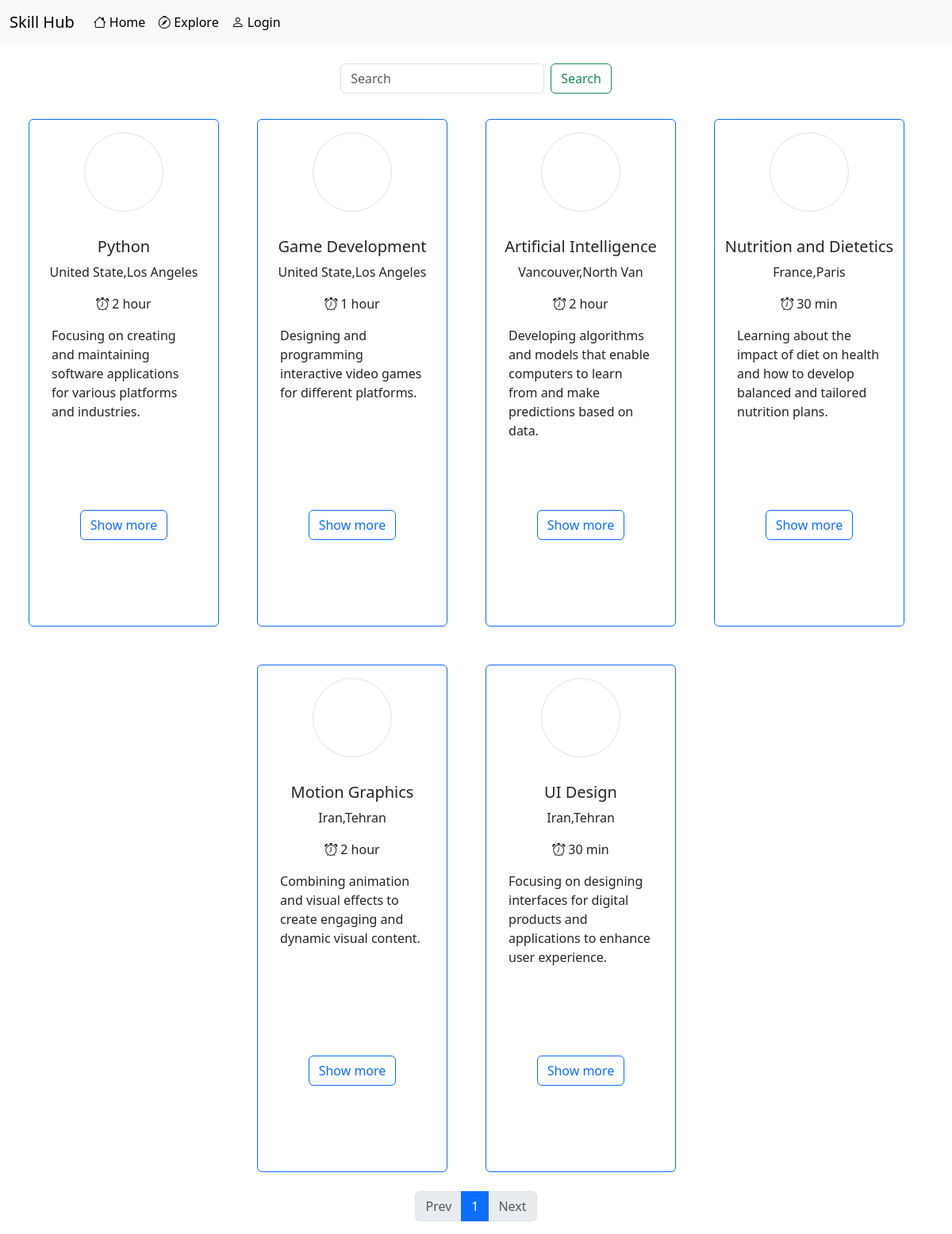
/skills/explore/, run on the app's committed database.
### skills/models.py (models this page shows, shortened)
class Skills(models.Model):
    user = models.ForeignKey(User, on_delete=models.CASCADE)
    category = models.ForeignKey('SkillsCategory', on_delete=models.CASCADE)
    title = models.CharField(max_length=100)
    time = models.ForeignKey('SkillsTime', on_delete=models.CASCADE)
    description = models.TextField()
    create = models.DateTimeField(auto_now_add=True, null=True)
    like = models.ManyToManyField(User, related_name='skills_like',null=True,blank=True)
    rating = models.ManyToManyField('Rate',related_name='skills_rating',null=True,blank=True)

class SkillsTime(models.Model):
    time = models.CharField(max_length=100)
    def __str__(self):
        return self.time

### account/models.py (models this page shows, shortened)
class Profile(models.Model):
    user = models.OneToOneField(User, on_delete=models.CASCADE, related_name='profile_user')
    phone = models.IntegerField(null=True)
    first_name = models.CharField(max_length=100, null=True)
    last_name = models.CharField(max_length=100, null=True)
    country = models.CharField(max_length=100, null=True)
    city = models.CharField(max_length=100, null=True)
    address = models.CharField(max_length=100, null=True)
    image = models.ImageField(upload_to='media/owner_profile/', default='media/default_images/avatar.png')

### skills/views.py (the view)
# urls.py: path('explore/', views.explore, name='explore'),
def explore(request, slug=None):
    if slug:
        user = get_object_or_404(User, username=slug)
        if user.profile_user.complete:
            skills = Skills.objects.filter(user=user).order_by('-create')
        else:
            return redirect('home:main')
    else:
        skills = Skills.objects.all().order_by('-create')
    form = SearchForm()
    paginator = Paginator(skills, 12)
    page_num = request.GET.get('page')
    page_obj = paginator.get_page(page_num)
    contex = {'skills': page_obj, 'form': form}
    return render(request, 'skills/explore.html', contex)

### skills/forms.py
class SearchForm(forms.Form):
    search = forms.CharField(max_length=20)

### skills/templates/skills/explore.html (shortened to what this page needs)
{% extends '_base.html' %}
{% block body %}
    <div style="width: 100vw" class="d-flex justify-content-center mt-4 mb-2">
        <form method="post" action="{% url 'skills:skill_search' %}" class="d-flex" role="search">
            <input name="search" class="form-control me-2" type="search" placeholder="Search" aria-label="Search">
            <button class="btn btn-outline-success" type="submit">Search</button>
        </form>
    </div>
    <div class="row d-flex justify-content-center" style="width: 100vw">
        {% for s in skills %}
            <div style="width: 20vw;height: 80vh"
                 class="m-4 rounded col-3 d-flex flex-column align-items-center border border-primary">
                <div style="width: 100%;" class="d-flex justify-content-center my-3">
                    <a href="{% url 'user:user_profile' s.user.username %}">
                        <div style="width: 100px;height: 100px;background-image: url({{ s.user.profile_user.image.url }});background-size: cover;background-position: center"
                             class="border rounded-circle"></div>
                    </a>
                </div>
                <div style="width: 100%;" class="d-flex flex-column align-items-center my-3">
                    <h5>{{ s.title }}</h5>
                    <p>{{ s.user.profile_user.country }},{{ s.user.profile_user.city }}</p>
                    <p><i class="bi bi-alarm me-1"></i>{{ s.time }}</p>
                    <div style="width: 85%;height: 27vh;overflow: hidden" class="">{{ s.description }}</div>
                    <a href="{% url 'skills:skill_info' s.id %}" class="btn btn-outline-primary mt-3">Show more</a>
                </div>
            </div>
        {% endfor %}
    </div>
    <div class="d-flex justify-content-center" aria-label="...">
        <ul class="pagination">
            <li class="page-item">
                <a class="page-link {% if not skills.has_previous %}disabled{% endif %}"
                   href="{% if skills.has_previous %}?page={{ skills.previous_page_number }}{% endif %}">Prev</a>
            </li>
            <li class="page-item active" aria-current="page">
                <a class="page-link" href="?page={{ skills.number }}">{{ skills.number }}</a>
            </li>
            <li class="page-item">
                <a class="page-link {% if not skills.has_next %}disabled{% endif %}"
                   href="{% if skills.has_next %}?page={{ skills.next_page_number }}{% endif %}">Next</a>
            </li>
        </ul>
    </div>
{% endblock %}

### data on the page
Skills: title "Python", user.profile_user.country "United State", user.profile_user.city "Los Angeles", time "2 hour", description "Focusing on creating and maintaining software applications for various platforms and industries."
Skills: title "Game Development", user.profile_user.country "United State", user.profile_user.city "Los Angeles", time "1 hour", description "Designing and programming interactive video games for different platforms."
Skills: title "Artificial Intelligence", user.profile_user.country "Vancouver", user.profile_user.city "North Van", time "2 hour", description "Developing algorithms and models that enable computers to learn from and make predictions based on data."
Skills: title "Nutrition and Dietetics", user.profile_user.country "France", user.profile_user.city "Paris", time "30 min", description "Learning about the impact of diet on health and how to develop balanced and tailored nutrition plans."
Skills: title "Motion Graphics", user.profile_user.country "Iran", user.profile_user.city "Tehran", time "2 hour", description "Combining animation and visual effects to create engaging and dynamic visual content."
Skills: title "UI Design", user.profile_user.country "Iran", user.profile_user.city "Tehran", time "30 min", description "Focusing on designing interfaces for digital products and applications to enhance user experience."

### other printed values
{{ skills.number }} "1"
